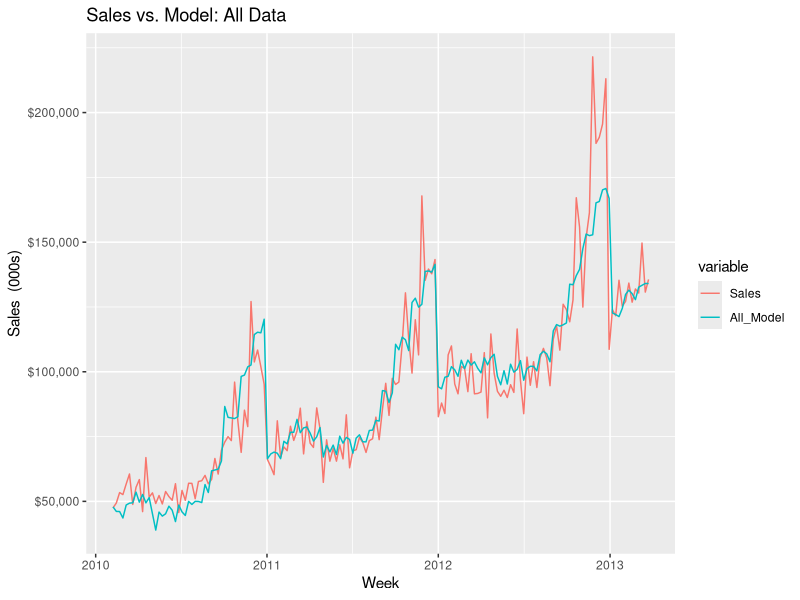
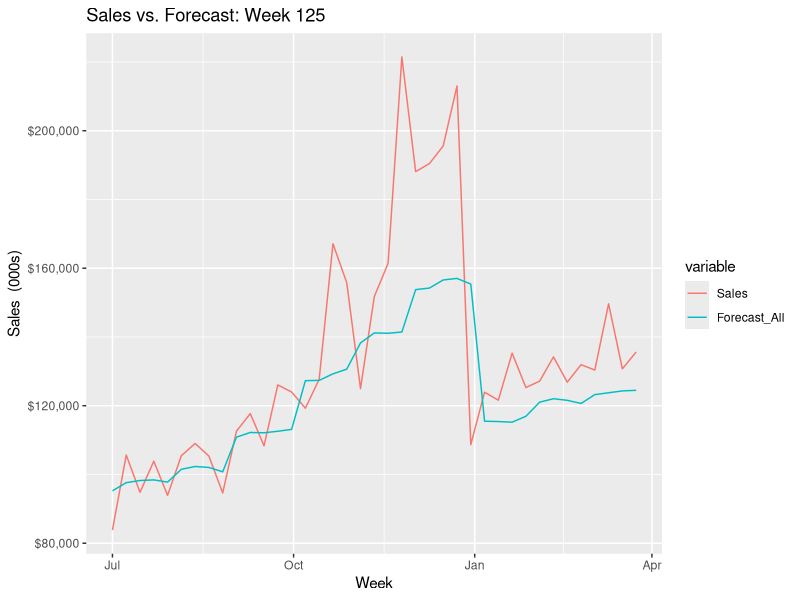

R code for these plots, in order:

# ===========================================
# R Version of Excel Sales Regression Example
# -------------------------------------------
# Instructor Santiago Gallino's Excel Data
# from EDX Retail Fundamental's Course
# ===========================================

options(scipen = 999)

library(dplyr)
library(scales)
library(readxl)
library(ggplot2)
library(reshape2)
library(lubridate)

# Read in Sales Regression data
sr <- read_xlsx("RFundX_2017_M1_2_Sales_Regression.xlsx", "All Data", "A2:C166")

# ==================== Regression Example ====================

# Create trend column
sr$Trend <- 1:164

# Create matrix columns for months
m <- matrix(0L,nrow = 164, ncol = 12)

# Convert to DF
m <- as.data.frame(m)

# Get vector of column numbers with 1's
one <- as.numeric(format(sr$Week,"%m"))

# Place 1 in col from matching month
for (i in 1:164) {
  m[i, one[i]] <- 1
}
rm(i,one)

# Combine month data
sr <- cbind(sr, m)
rm(m)  

# Fit the Linear Model Using all Variables
fitAllModel <- lm(sr$Sales ~ sr$`Total Promos` + sr$Trend + 
            factor(sr$V1) + factor(sr$V2) + factor(sr$V3) + factor(sr$V4) +
            factor(sr$V5) + factor(sr$V6) + factor(sr$V7) + factor(sr$V8) +
            factor(sr$V9) + factor(sr$V10) + factor(sr$V11) + factor(sr$V12))

# Summarize Linear model
summary(fitAllModel)

# Generate predicted values fm lm
All_Model <- predict(fitAllModel)

# Get Week and Actual Demand/Sales 
# data for plot
srPlot <- sr[,1:2]

# Bind Forecast to Actual data
srPlot<- cbind(srPlot, All_Model)
rm(All_Model)

# Melt data w reshape2 lib
# or "gather" fm tidyr
srPlotLong <- melt(srPlot, id="Week")
rm(srPlot)

# Create plot
g = ggplot(srPlotLong, aes(x = Week, y=value/1000, color=variable))
# g = ggplot(sr2long, aes(x = Week, y=value/1000, linetype=variable))

g = g + ggtitle("Sales vs. Model: All Data")

g = g + geom_line()

#g = g + geom_line(mapping = aes(y = newY/1000, colour = newY/1000))
#g = g + geom_line(aes(y = Sales/1000, colour=Sales/1000))

# g = g + scale_colour_manual(values=c("black", "orange")) 

# label = comma | dollar_format()
g = g + scale_y_continuous(label = dollar_format(),
                           limits = c(min(srPlotLong$value),max(srPlotLong$value))/1000)

g = g + labs(x="Week", y="Sales  (000s)")

g
rm(g, srPlotLong)

# ================ Regression Forecast Example ===============

# Now use only historical data through Week 125
# to generate a forecast for the remaining weeks.

# Remove Week column from data as it is 
# not used as a regression variable
srVars <- sr[,2:16]

# Fit the model using only the first
# 125 weeks of data
fit125 <- lm(Sales ~ ., srVars[1:125,])

# Summarize Linear model (lm)
summary(fit125)

# Generate predicted values from
# the lm for the next 39 weeks
Forecast_All <- predict(fit125, srVars[126:164,])
rm(srVars)

# Get Week 126-164 and Actual Demand/Sales data
srPlot <- sr[126:164,1:2]

# Bind Forecast to Actual data
srPlot <- cbind(srPlot, Forecast_All)

# Melt data w reshape2 lib
srPlotLong <- melt(srPlot, id="Week")
rm(srPlot)

# Create plot
g = ggplot(srPlotLong, aes(x = Week, y=value/1000, color=variable))

g = g + ggtitle("Sales vs. Forecast: Week 125")

g = g + geom_line()

g = g + scale_y_continuous(label = dollar_format(),
                           limits = c(min(srPlotLong$value),max(srPlotLong$value))/1000)

g = g + labs(x="Week", y="Sales  (000s)")

g
rm(g, srPlotLong)
